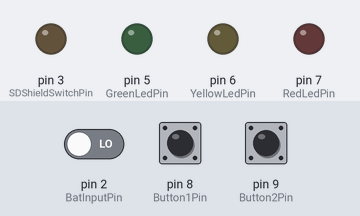
Recording of a sketch running on a simulated Arduino Uno, built with avr-gcc and run on an emulated ATmega328P. On the bench: output pins drawn as LEDs (lit = HIGH). Dashed ring = blinking. Inputs (shaded band) come from the test bench; at power-on: pin 8 (Button1Pin) HIGH, pin 9 (Button2Pin) HIGH, pin 2 (BatInputPin) LOW. Storage starts empty.

Above: at 1.9 s.
2.0 s: pin 8 (Button1Pin) pulled LOW for 0.15 s
At 2.1 s:
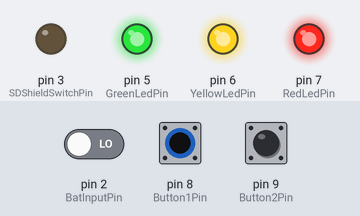
4.2 s: pin 9 (Button2Pin) pulled LOW for 0.15 s
At 4.41 s:
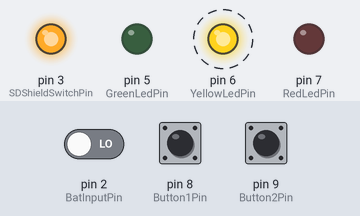
6.8 s: pin 2 (BatInputPin) driven HIGH
At 7.02 s:
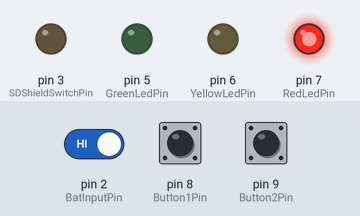
Timing chart, 0 to 9.8 s (numbered marks = the images above; inputs shaded):
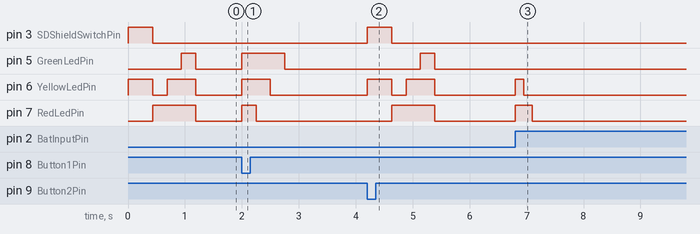

Measured:
- after the input at 2.0 s, pin 5 (GreenLedPin): LOW → HIGH at once, → LOW 0.75 s later; pin 6 (YellowLedPin): LOW → HIGH at once, → LOW 0.50 s later; pin 7 (RedLedPin): LOW → HIGH at once, → LOW 0.25 s later
- after the input at 4.2 s, pin 3 (SDShieldSwitchPin): LOW → HIGH at once, → LOW 0.43 s later; pin 5 (GreenLedPin): LOW → HIGH after 0.93 s, → LOW 0.25 s later; pin 6 (YellowLedPin): alternates HIGH for 0.47 s and LOW for 0.25 s, 4 changes in all, then stays LOW, starting at once; pin 7 (RedLedPin): LOW → HIGH after 0.43 s, → LOW 0.75 s later
- after the input at 6.8 s, pin 6 (YellowLedPin): LOW → HIGH at once, → LOW 0.15 s later; pin 7 (RedLedPin): LOW → HIGH at once, → LOW 0.30 s later

The sketch:

BatLogger.ino
```cpp
//#define DEBUG
//#define RTC_ENABLED

#include <SdFat.h>
SdFat sd;

#ifdef RTC_ENABLED
  #include <Wire.h>
  #include "RTClib.h"
  RTC_DS1307 RTC;
#endif


//Board configuration
const int BatInputPin = 2;
const int Button1Pin = 8;
const int Button2Pin = 9;

const int GreenLedPin = 5;
const int YellowLedPin = 6;
const int RedLedPin = 7;

const int SDShieldSwitchPin = 3;
const int SDPin = 10;

//Time of Silence to detect End of Call in microseconds
const int CallEndTimeout = 5000;

// Interrupt Variablen um BatInputs zu zählen
volatile int pulses = 0;
volatile unsigned long callStartMicro;
volatile unsigned long callStartMillis;
volatile unsigned long lastCallMicro;

// Anzahl Datensaetze die im speicher gehalten werden, bevor auf die Karte geschrieben wird.
const byte LogBufferSize = 10;
//index auf die aktuelle Buffer position
byte index = 0;
byte pulseStore[LogBufferSize];
unsigned int durationStore[LogBufferSize];
unsigned long startTimeStore[LogBufferSize];

char filename[] = "LOG--.CSV";

void setup()
{
  pinMode(BatInputPin, INPUT);
  pinMode(Button1Pin, INPUT);
  digitalWrite(Button1Pin, HIGH);
  pinMode(Button2Pin, INPUT);
  digitalWrite(Button2Pin, HIGH);
  pinMode(YellowLedPin, OUTPUT);
  pinMode(RedLedPin, OUTPUT);
  pinMode(GreenLedPin, OUTPUT);
  pinMode(SDShieldSwitchPin, OUTPUT);
  analogReference( DEFAULT );

#ifdef DEBUG
  Serial.begin(57600);
#endif

  attachInterrupt(0, callInterrupt, CHANGE);

  SdFile file = openLogFile();
  file.println("#StartUp completed");
  closeLogFile(file);

  indicatorMode();
}

void loop()
{
  pulses = 0;

  int tempPulses = 0;
  while(pulses == 0 || pulses > tempPulses || (micros() - lastCallMicro) < CallEndTimeout){
    if (digitalRead(Button2Pin) == LOW){
      writeBufferToLog();
      indicatorMode();
    }
    tempPulses = pulses;
    delay(1);
  }

  digitalWrite(GreenLedPin, LOW);
  int diff = lastCallMicro - callStartMicro;
  if (tempPulses > 1 && diff > 0)
  {
    int f = (tempPulses * 16) / (diff / 1000);
    if (f > 5){
      digitalWrite(GreenLedPin, HIGH);
      pulseStore[index] = tempPulses;
      durationStore[index] = diff;
      startTimeStore[index] = callStartMillis;

      index++;
      if (index >= LogBufferSize){
        writeBufferToLog();
      }
    }
  }
}

void indicatorMode()
{
  boolean abort = false;

  setLeds(LOW, LOW, HIGH);
  delay(250);
  setLeds(LOW, HIGH, HIGH);
  delay(250);
  setLeds(HIGH, HIGH, HIGH);
  delay(250);
  setLeds(LOW, LOW, LOW);
  callStartMillis = 0;

  while(!abort)
  {
    unsigned long diff = millis() - callStartMillis;
    pulses=0;
    if (diff < 5){
      setLeds(HIGH, HIGH, HIGH);
    }
    else if (diff < 150){
      setLeds(LOW, HIGH, HIGH);
    }
    else if (diff < 300){
      setLeds(LOW, LOW, HIGH);
    }
    else {
      setLeds(LOW, LOW, LOW);
    }
    abort = digitalRead(Button1Pin) == LOW;
  }
  setLeds(HIGH, HIGH, HIGH);
  delay(250);
  setLeds(HIGH, HIGH, LOW);
  delay(250);
  setLeds(HIGH, LOW, LOW);
  delay(250);
  setLeds(LOW, LOW, LOW);
}

// == Writes the Memory-Buffer to the LogFile and clears the Buffer.
void writeBufferToLog()
{
  SdFile logfile = openLogFile();
  for (int i = 0; i < index; i++){
    logfile.print(startTimeStore[i]);
    logfile.print(';');
    logfile.print(pulseStore[i]);
    logfile.print(';');
    logfile.println(durationStore[i]);
  }
  closeLogFile(logfile);
  index = 0;
}

// == Interrupt Method to count Bat-Calls
void callInterrupt()
{
  if (pulses == 0)
  {
    callStartMicro = micros();
    callStartMillis = millis();
  }
  lastCallMicro = micros();
  pulses++;
}

// == Opens the Logfile (and initializes if new)
SdFile openLogFile(){
  digitalWrite(YellowLedPin, HIGH);
  digitalWrite(SDShieldSwitchPin, HIGH);
  delay(200);

  if (!sd.begin(SDPin, SPI_FULL_SPEED)){
    error(3);
  }

  SdFile logfile;
  if (!sd.exists(filename)) {
    logfile = initializeNewLog();
  }
  else if (!logfile.open(filename, O_RDWR | O_CREAT | O_AT_END)) {
    error(4);
  }
  return logfile;
}

// == Closes LogFile and turns the LED and the SD Module off.
void closeLogFile(SdFile logfile)
{
  logfile.close();
  delay(200);
  digitalWrite(SDShieldSwitchPin, LOW);
  digitalWrite(YellowLedPin, LOW);
}

// == Initializese a new LogFile with Headers.
SdFile initializeNewLog()
{
  SdFile logfile;
  for (int i = 0; i < 100; i++) {
    filename[3] = i/10 + '0';
    filename[4] = i%10 + '0';
    if (!sd.exists(filename)) {
      if (!logfile.open(filename, O_RDWR | O_CREAT | O_AT_END)) {
        error(4);
      }
      break;
    }
  }

#ifdef RTC_ENABLED
  RTC.begin();

  if (! RTC.isrunning()) {
    error(1);
  }
#endif

  unsigned long nowMillis = millis();
  char buffer[150];

#ifdef RTC_ENABLED
  DateTime now = RTC.now();
  sprintf_P(buffer, PSTR("#%lu;%02d/%02d/%02d %02d:%02d:%02d"), nowMillis, now.year(), now.month(), now.day(), now.hour(), now.minute(), now.second());
  logfile.println(buffer);
#endif

  sprintf_P(buffer, PSTR("#start time;pulses;duration"));
  logfile.println(buffer);
  return logfile;
}

// == Stops PrgrammExecution and Reports the ErrorCode with the red LED
void error(int code){
  while(true)
  {
    for(int i=0; i < code; i++){
      digitalWrite(RedLedPin, HIGH);
      delay(250);
      digitalWrite(RedLedPin, LOW);
      delay(500);
    }
    delay(2000);
  };
}

// == Helper Method to Set the State of all LEDs
void setLeds(int green, int yellow, int red){
  digitalWrite(GreenLedPin, green);
  digitalWrite(YellowLedPin, yellow);
  digitalWrite(RedLedPin, red);
}
```
